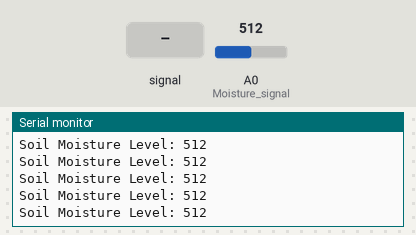
The sketch below on a simulated Arduino Uno, built with avr-gcc and run on an emulated ATmega328P. Parts: the last lines printed to the serial monitor. The test bench sets the inputs (shaded band); at power-on: A0 (Moisture_signal) = 512.

Above: at 1.2 s.
1.3 s: A0 (Moisture_signal) fed a 200 Hz sine of ±81 counts around its level
At 1.56 s:
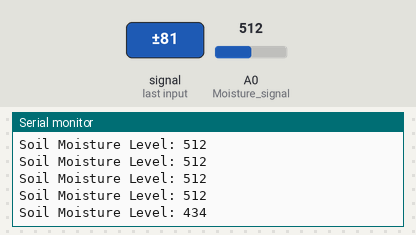
2.8 s: A0 (Moisture_signal) set to 716
At 2.96 s:
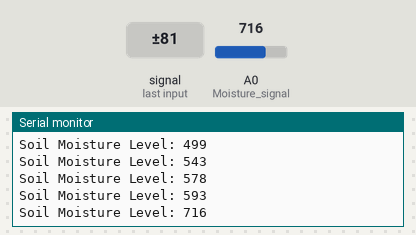
4.3 s: A0 (Moisture_signal) fed a 1000 Hz sine of ±255 counts around its level
At 4.57 s:
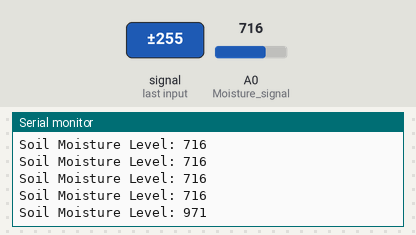
5.8 s: A0 (Moisture_signal) set to 900
At 5.97 s:
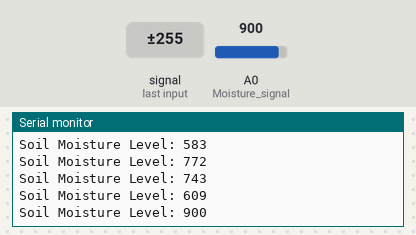
Timing chart, 0 to 8.3 s (numbered marks = the images above; inputs shaded):
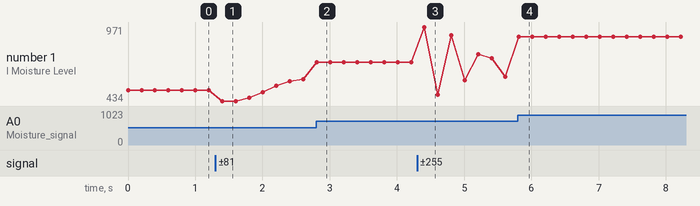

Measured:
- after the input at 1.3 s, the serial monitor: prints a new line after 0.10 s (image 1)
- after the input at 2.8 s, the serial monitor: prints a new line at once (image 2)
- after the input at 4.3 s, the serial monitor: prints a new line after 0.11 s (image 3)
- after the input at 5.8 s, the serial monitor: prints a new line at once (image 4)
- plotted number 1: 512 → 593 after the input at 1.3 s, 593 → 716 after the input at 2.8 s, 716 → 609 after the input at 4.3 s, 609 → 900 after the input at 5.8 s

The sketch:

SoilMoistureSensor.ino
```cpp
int Moisture_signal = A0;

void setup() {
  // put your setup code here, to run once:
  Serial.begin(9600);

}

void loop() {
  // put your main code here, to run repeatedly:
  int moisture = analogRead(Moisture_signal);
  Serial.print("Soil Moisture Level: ");
  Serial.println(moisture);
  delay(200);
}
```
